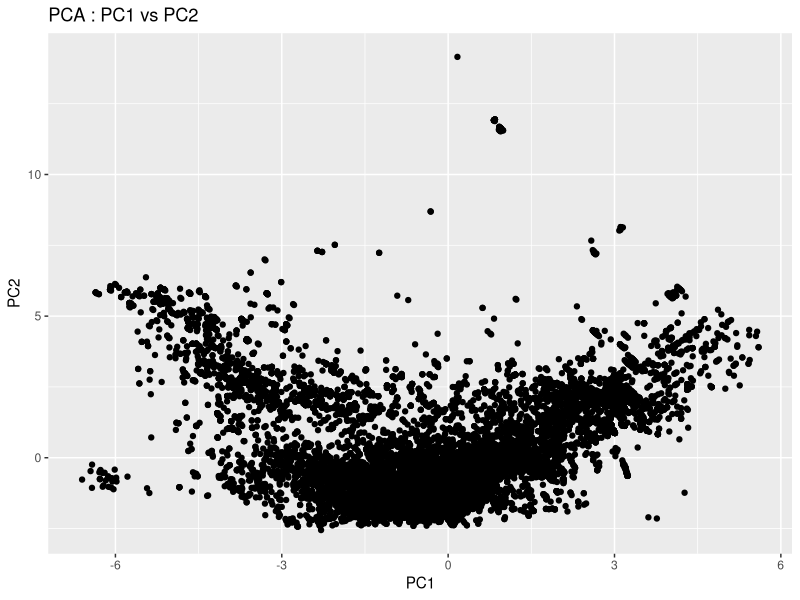
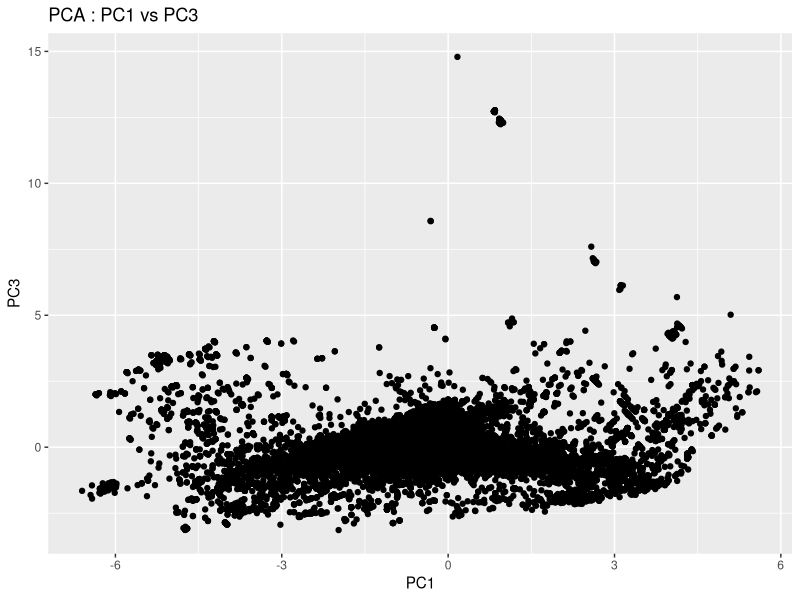
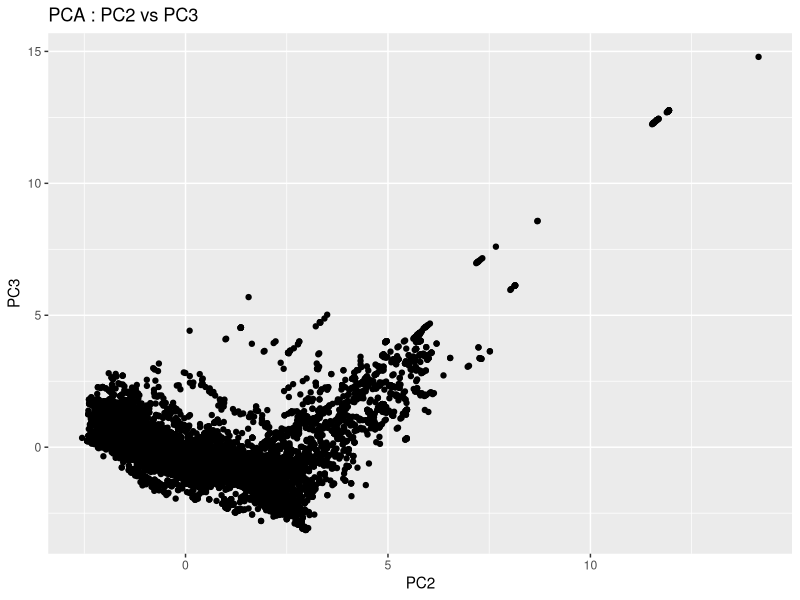

Generate these figures, in order, with R:
## ---- chunk 1
library(readr)
myresults <- read_tsv("my_results.tsv")
head(myresults)
## ---- chunk 2
new_data <- subset(myresults, select = -c(
NP_034603.2, XP_002663941.1))
head(new_data)
## ---- chunk 3
results <- prcomp(new_data, scale= TRUE)
summary(results)
## ---- chunk 4
library(ggplot2)
ggplot(results$x, aes(x = PC1, y = PC2))  +
  geom_point() + 
    ggtitle("PCA : PC1 vs PC2") + 
    xlab("PC1") + 
    ylab("PC2")

## ---- chunk 5
library(ggplot2)
ggplot(results$x, aes(x = PC1, y = PC3))  +
  geom_point() + 
    ggtitle("PCA : PC1 vs PC3") + 
    xlab("PC1") + 
    ylab("PC3")

## ---- chunk 6
library(ggplot2)
ggplot(results$x, aes(x = PC2, y = PC3))  +
  geom_point() + 
    ggtitle("PCA : PC2 vs PC3") + 
    xlab("PC2") + 
    ylab("PC3")

